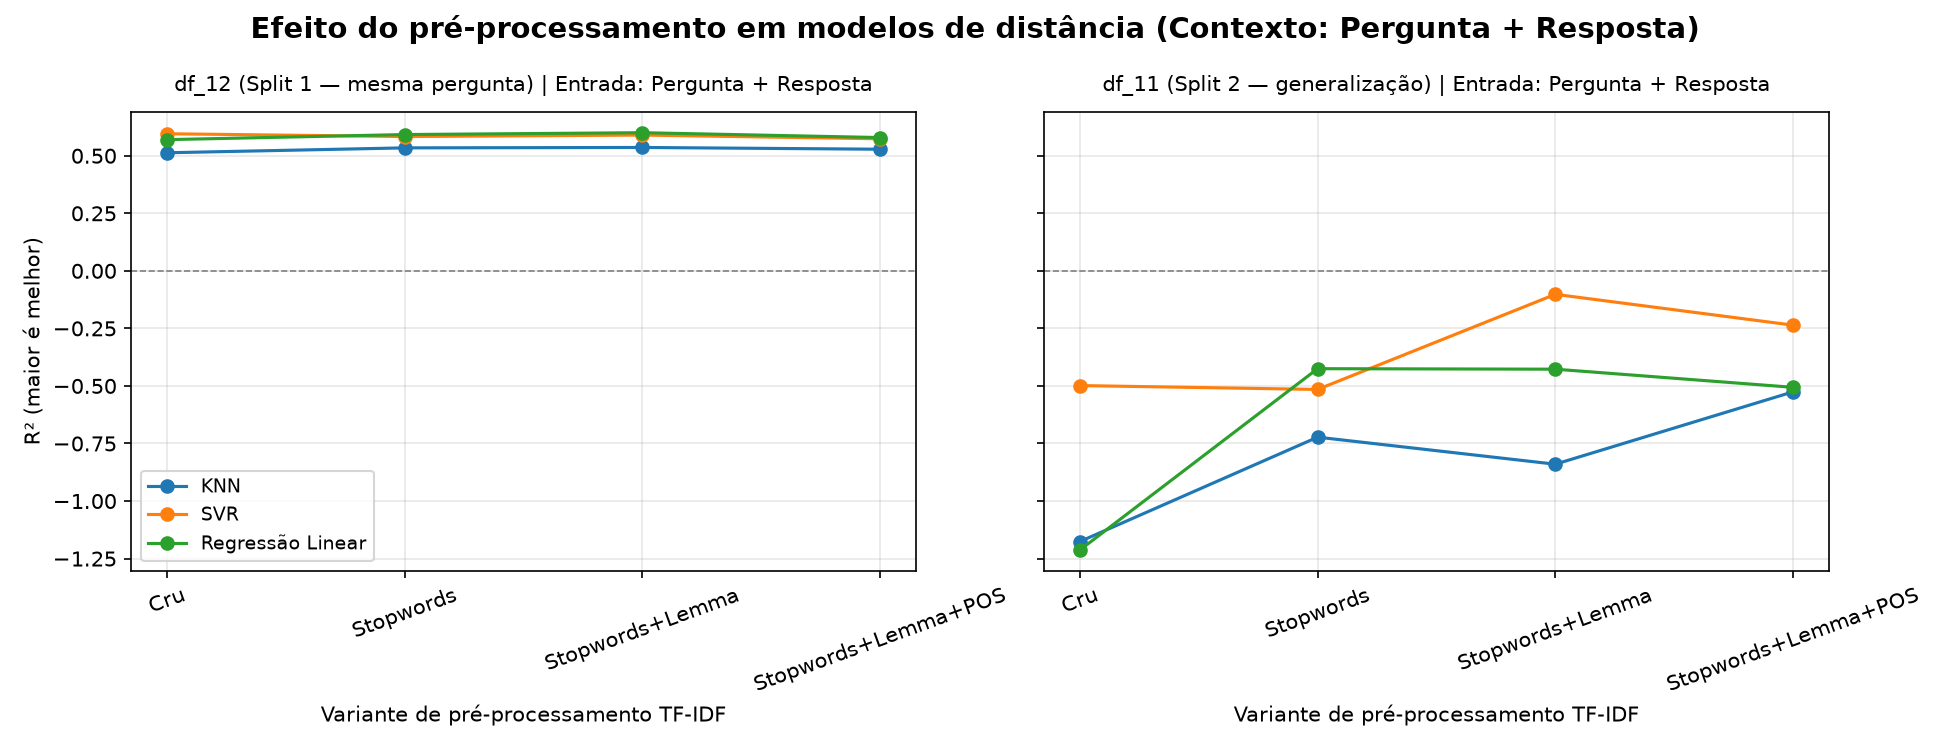

The Python source for this figure:
import os
import pandas as pd
import matplotlib
matplotlib.use("Agg")
import matplotlib.pyplot as plt

CAMINHO_RESULTADOS_DF11 = "resultados_df_11.csv"
CAMINHO_RESULTADOS_DF12 = "resultados_df_12.csv"

MODELOS_DISTANCIA = ["KNN", "SVR", "Regressão Linear"]

VARIANTES_ORDEM = [
    "Apenas TF-IDF (cru)",
    "Apenas TF-IDF (stopwords)",
    "Apenas TF-IDF (stopwords+lemma)",
    "Apenas TF-IDF (stopwords+lemma+POS)",
]
VARIANTES_ROTULO_CURTO = ["Cru", "Stopwords", "Stopwords+Lemma", "Stopwords+Lemma+POS"]

# ATUALIZAÇÃO: Deixando explícito o uso de Pergunta + Resposta nos títulos
ROTULO_SPLIT = {
    "df_11": "df_11 (Split 2 — generalização) | Entrada: Pergunta + Resposta",
    "df_12": "df_12 (Split 1 — mesma pergunta) | Entrada: Pergunta + Resposta",
}


def carregar_e_filtrar(caminho, nome_dataset):
    if not os.path.exists(caminho):
        raise FileNotFoundError(
            f"Não encontrei '{caminho}'. Certifique-se de ter rodado o pipeline principal."
        )
    df = pd.read_csv(caminho)
    df = df[df["Cenário"].isin(VARIANTES_ORDEM) & df["Modelo"].isin(MODELOS_DISTANCIA)].copy()
    df["Dataset"] = nome_dataset
    df["Cenário"] = pd.Categorical(df["Cenário"], categories=VARIANTES_ORDEM, ordered=True)
    return df


def montar_tabela_comparativa(df):
    tabela = df.pivot_table(index="Modelo", columns="Cenário", values=["MAE", "RMSE", "R²"])
    return tabela.round(4)


def gerar_grafico(df_11, df_12, caminho_saida):
    fig, axes = plt.subplots(1, 2, figsize=(13, 5), sharey=True)

    for ax, df, nome_dataset in zip(axes, [df_12, df_11], ["df_12", "df_11"]):
        for modelo in MODELOS_DISTANCIA:
            sub = df[df["Modelo"] == modelo].sort_values("Cenário")
            if sub.empty:
                continue
            ax.plot(VARIANTES_ROTULO_CURTO[:len(sub)], sub["R²"], marker="o", label=modelo)
        
        ax.set_title(ROTULO_SPLIT[nome_dataset], fontsize=10, pad=10)
        ax.set_xlabel("Variante de pré-processamento TF-IDF")
        ax.tick_params(axis="x", rotation=20)
        ax.axhline(0, color="gray", linewidth=0.8, linestyle="--")
        ax.grid(alpha=0.3)

    axes[0].set_ylabel("R² (maior é melhor)")
    axes[0].legend(fontsize=9)
    
    # ATUALIZAÇÃO: Título geral do gráfico com a metodologia do professor
    plt.suptitle("Efeito do pré-processamento em modelos de distância (Contexto: Pergunta + Resposta)", 
                 fontsize=14, fontweight='bold')
    plt.tight_layout()
    plt.savefig(caminho_saida, dpi=150)
    print(f"Gráfico salvo em '{caminho_saida}'.")


def gerar_conclusao_textual(df_11, df_12):
    linhas = []
    linhas.append("CONCLUSÃO — Efeito do pré-processamento (Nova Versão: Pergunta + Resposta)\n")
    linhas.append("=" * 78 + "\n")

    for nome_dataset, df in [("df_12", df_12), ("df_11", df_11)]:
        linhas.append(f"\n{ROTULO_SPLIT[nome_dataset]}\n" + "-" * 78)
        for modelo in MODELOS_DISTANCIA:
            sub = df[df["Modelo"] == modelo].sort_values("Cenário")
            if sub.empty or sub["R²"].isna().all():
                continue
            
            r2_cru = sub[sub["Cenário"] == "Apenas TF-IDF (cru)"]["R²"]
            r2_final = sub[sub["Cenário"] == "Apenas TF-IDF (stopwords+lemma+POS)"]["R²"]
            
            if r2_cru.empty or r2_final.empty:
                continue
                
            r2_cru = r2_cru.iloc[0]
            r2_final = r2_final.iloc[0]
            delta = r2_final - r2_cru
            melhor_variante = sub.loc[sub["R²"].idxmax(), "Cenário"]
            direcao = "melhorou" if delta > 0.01 else ("piorou" if delta < -0.01 else "manteve-se estável")
            
            linhas.append(
                f"  - {modelo}: R² foi de {r2_cru:.4f} (cru) para {r2_final:.4f} "
                f"(processado) — {direcao} (Δ={delta:+.4f}). "
                f"Melhor variante: '{melhor_variante}'."
            )

    linhas.append("\n" + "=" * 78)
    linhas.append(
        "\nResumo geral da atualização:\n"
        "Com a nova abordagem de concatenar Pergunta + Resposta antes da vetorização "
        "TF-IDF, observamos como os modelos baseados em distância reagem ao tratamento linguístico. "
        "No split 1 (df_12), o pré-processamento ajuda de forma mais consistente. No split 2 (df_11, generalização), "
        "o efeito é mais instável, confirmando que a dificuldade de prever notas para perguntas inéditas "
        "exige representações semânticas mais densas (como Embeddings gerados ao vivo) além da simples "
        "redução de dimensionalidade do TF-IDF."
    )

    texto_final = "\n".join(linhas)
    return texto_final


def main():
    df_11 = carregar_e_filtrar(CAMINHO_RESULTADOS_DF11, "df_11")
    df_12 = carregar_e_filtrar(CAMINHO_RESULTADOS_DF12, "df_12")

    print("\n" + "=" * 78)
    print(f"TABELA — {ROTULO_SPLIT['df_12']}")
    print("=" * 78)
    print(montar_tabela_comparativa(df_12).to_string())

    print("\n" + "=" * 78)
    print(f"TABELA — {ROTULO_SPLIT['df_11']}")
    print("=" * 78)
    print(montar_tabela_comparativa(df_11).to_string())

    pd.concat([df_12, df_11], ignore_index=True).to_csv(
        "analise_modelos_distancia.csv", index=False
    )
    print("\nTabela detalhada salva em 'analise_modelos_distancia.csv'.")

    gerar_grafico(df_11, df_12, "analise_modelos_distancia.png")

    conclusao = gerar_conclusao_textual(df_11, df_12)
    print("\n" + conclusao)

    with open("conclusao_modelos_distancia.txt", "w", encoding="utf-8") as f:
        f.write(conclusao)
    print("\nConclusão salva em 'conclusao_modelos_distancia.txt' — pronta pra colar no e-mail ou no texto do TCC.")


if __name__ == "__main__":
    main()
